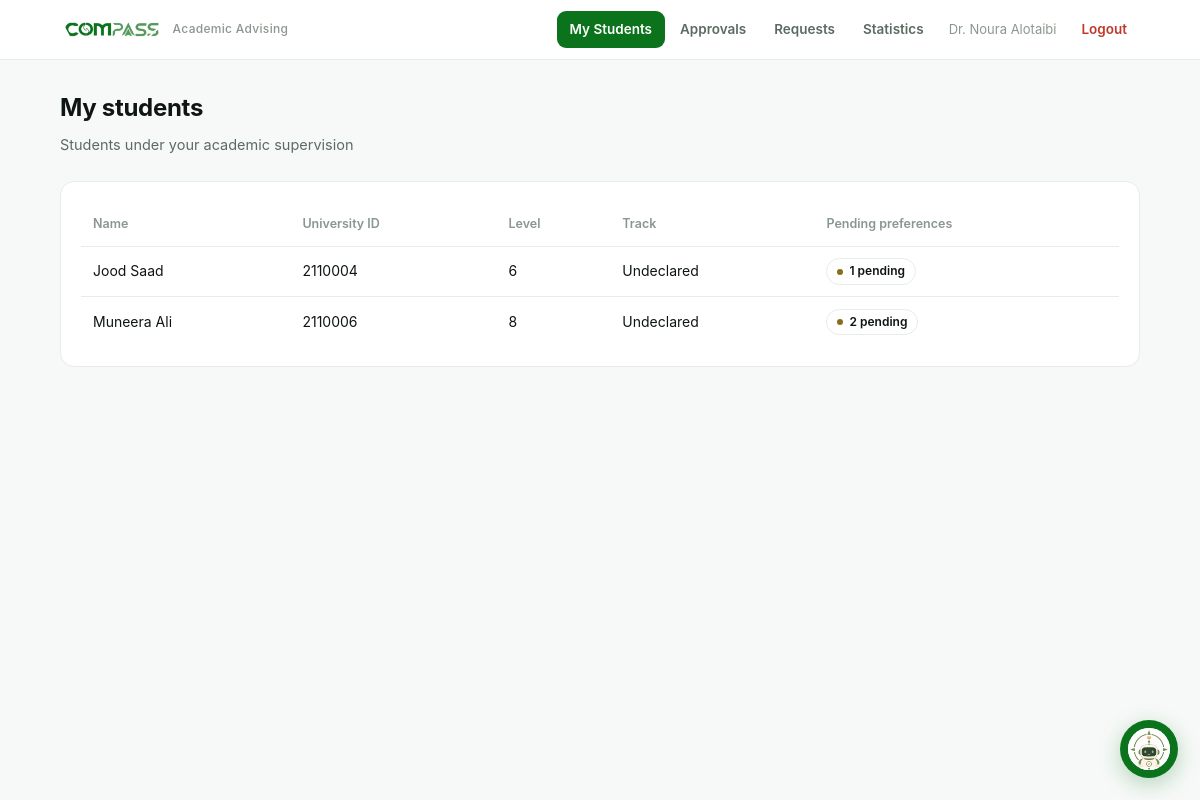
The app's page /advisor/students (signed in) with its own data.
### tables this page shows
CREATE TABLE users (
    id            INTEGER PRIMARY KEY AUTOINCREMENT,
    name          TEXT NOT NULL,
    email         TEXT NOT NULL UNIQUE,
    password_hash TEXT NOT NULL,
    role          TEXT NOT NULL CHECK(role IN ('student','advisor','admin'))
);

CREATE TABLE students (
    id                INTEGER PRIMARY KEY AUTOINCREMENT,
    user_id           INTEGER NOT NULL UNIQUE REFERENCES users(id),
    university_id     TEXT NOT NULL UNIQUE,
    level             INTEGER NOT NULL,
    track             TEXT,
    advisor_id        INTEGER REFERENCES users(id),
    admission_semester TEXT
);

### app.py (the view)
@app.route("/advisor/students")
@login_required("advisor")
def advisor_students():
    db = get_db()
    students = db.execute(
        """SELECT s.id, u.name, s.university_id, s.level, s.track,
                  (SELECT COUNT(*) FROM wishes w WHERE w.student_id=s.id AND w.status='pending') AS pending
           FROM students s JOIN users u ON u.id=s.user_id
           WHERE s.advisor_id=? ORDER BY s.level, u.name""",
        (session["uid"],),
    ).fetchall()
    return render_template("advisor_students.html", students=students)

### app.py (called while the page is built)
@app.context_processor
def inject_student_nav():
    active = ENDPOINT_TO_TASK.get(request.endpoint)
    if request.endpoint == "student_task":
        active = request.view_args.get("key")
    if request.endpoint == "student_override":  # waiver shares the merged sidebar item
        active = "schedule_waiver"
    return {"student_tasks": STUDENT_TASKS, "active_task": active}

def current_user():
    uid = session.get("uid")
    if not uid:
        return None
    return get_db().execute("SELECT * FROM users WHERE id=?", (uid,)).fetchone()

@app.context_processor
def inject_user():
    return {"user": current_user()}

def login_required(role=None):
    def deco(view):
        @functools.wraps(view)
        def wrapped(*args, **kwargs):
            u = current_user()
            if not u:
                return redirect(url_for("login"))
            if role and u["role"] != role:
                abort(403)
            return view(*args, **kwargs)
        return wrapped
    return deco

### db.py (called while the page is built)
def get_db():
    conn = sqlite3.connect(DB_PATH)
    conn.row_factory = sqlite3.Row
    conn.execute("PRAGMA foreign_keys = ON")
    return conn

### templates/advisor_students.html (shortened to what this page needs)
{% extends "base.html" %}
{% block content %}
<h1 class="page-title">My students</h1>
<p class="page-sub">Students under your academic supervision</p>
<div class="card table-wrap">
  <table>
    <thead><tr><th>Name</th><th>University ID</th><th>Level</th><th>Track</th><th>Pending preferences</th></tr></thead>
    <tbody>
      {% for s in students %}
      <tr>
        <td>{{ s['name'] }}</td>
        <td>{{ s['university_id'] }}</td>
        <td>{{ s['level'] }}</td>
        <td>{{ s['track'] or 'Undeclared' }}</td>
        <td>
          {% if s['pending'] %}
            <a href="{{ url_for('advisor_approvals') }}"><span class="badge pending">{{ s['pending'] }} pending</span></a>
          {% else %}
            <span class="mini">—</span>
          {% endif %}
        </td>
      </tr>
      {% endfor %}
    </tbody>
  </table>
</div>
{% endblock %}

### templates/base.html (shortened to what this page needs)
<!doctype html>
<html lang="en">
<head>
  <link rel="stylesheet" href="{{ url_for('static', filename='styles.css') }}?v=10">
</head>
<body>
  {% if user %}
  <header class="topbar">
    <div class="topbar-inner">
      <a class="brand" href="{{ url_for('about') }}">
        <img src="{{ url_for('static', filename='logo.png') }}" alt="COMPASS">
        <span class="sub">Academic Advising</span>
      </a>
      <nav class="nav">
        {% set ep = request.endpoint %}
        {% if user['role'] == 'advisor' %}
          <a href="{{ url_for('advisor_students') }}" class="{{ 'active' if ep=='advisor_students' }}">My Students</a>
          <a href="{{ url_for('advisor_approvals') }}" class="{{ 'active' if ep=='advisor_approvals' }}">Approvals</a>
          <a href="{{ url_for('advisor_requests') }}" class="{{ 'active' if ep=='advisor_requests' }}">Requests</a>
          <a href="{{ url_for('advisor_stats') }}" class="{{ 'active' if ep in ['advisor_stats','advisor_stats_course'] }}">Statistics</a>
        {% endif %}
        <span class="who">{{ user['name'] }}</span>
        <a href="{{ url_for('logout') }}" class="logout">Logout</a>
      </nav>
    </div>
  </header>
  {% endif %}
  {% if user and user['role'] == 'student' %}
  <div class="shell">
    <aside class="sidebar">
      <div class="sidebar-title">My Tasks</div>
      {% for sec in student_tasks %}
        {% set sec_open = active_task in (sec['items'] | map(attribute='key') | list) %}
        <div class="side-group {{ 'open' if sec_open }}">
          <button type="button" class="side-section" onclick="this.parentElement.classList.toggle('open')">
            <span>{{ sec['section'] }}</span><span class="chev">›</span>
          </button>
          <div class="side-items">
            {% for it in sec['items'] %}
              {% set href = url_for(it['endpoint']) if it['endpoint'] else url_for('student_task', key=it['key']) %}
              <a class="side-link {{ 'active' if active_task == it['key'] }}" href="{{ href }}">
                <span class="lbl">{{ it['label'] }}</span>
                {% if it['status'] == 'soon' %}<span class="soon-dot">Soon</span>{% endif %}
              </a>
            {% endfor %}
          </div>
        </div>
      {% endfor %}
    </aside>
    <main class="content">
      {% with messages = get_flashed_messages(with_categories=true) %}
        {% for category, msg in messages %}<div class="flash {{ category }}">{{ msg }}</div>{% endfor %}
      {% endwith %}
      {% block student_content %}{% endblock %}
    </main>
  </div>
  {% else %}
  <main class="container">
    {% block content %}{% endblock %}
  </main>
  {% endif %}
  {% include '_bot.html' %}
</body>
</html>

### static/styles.css (style rules this page uses)
:root { --ink:#0e1512; --muted:#5c6b62; --faint:#8a978e; --line:#e7ece8; --bg:#f7f9f8; --white:#ffffff; --panel:#f2f6f3; --accent:#0b731c; --accent-2:#159a2b; --accent-soft:#eaf6ec; --blue:#2c5aa0; --blue-bg:#eef2fb; --purple:#6b3fa0; --purple-bg:#f4eefb; --amber:#8a6d1a; --amber-bg:#f7f0dd; --danger:#c0392b; --danger-bg:#fdecea; --radius:14px; --mono:"SF Mono",ui-monospace,"JetBrains Mono",Menlo,monospace; }
* { box-sizing:border-box }
html,body { margin:0;padding:0 }
body { font-family:"Inter","Segoe UI",Tahoma,-apple-system,Arial,sans-serif; background:var(--bg);color:var(--ink);line-height:1.7;direction:ltr; -webkit-font-smoothing:antialiased; }
a { color:var(--accent);text-decoration:none }
.topbar { background:rgba(255,255,255,.92);backdrop-filter:blur(8px); border-bottom:1px solid var(--line);position:sticky;top:0;z-index:20 }
.topbar-inner { max-width:1120px;margin:0 auto;padding:11px 20px; display:flex;align-items:center;gap:16px;flex-wrap:wrap }
.brand { display:flex;align-items:center;gap:9px;font-weight:700;letter-spacing:.3px }
.brand img { height:22px }
.brand .sub { font-size:12px;color:var(--faint);font-weight:500 }
.nav { display:flex;gap:2px;flex-wrap:wrap;margin-inline-start:auto;align-items:center }
.nav a { padding:7px 13px;border-radius:9px;font-size:13.5px;font-weight:600;color:var(--muted) }
.nav a.active { background:var(--accent);color:#fff }
.nav .who { font-size:13px;color:var(--faint);padding:7px 10px }
.nav .logout { color:var(--danger) }
.container { max-width:1120px;margin:0 auto;padding:28px 20px 64px }
.page-title { font-size:24px;font-weight:750;letter-spacing:-.3px;margin:0 0 4px }
.page-sub { color:var(--muted);margin:0 0 24px;font-size:14.5px }
.card { background:var(--white);border:1px solid var(--line);border-radius:var(--radius); padding:20px;margin-bottom:16px }
table { width:100%;border-collapse:collapse;font-size:14px }
th,td { padding:11px 12px;text-align:left;border-bottom:1px solid var(--line) }
th { background:transparent;color:var(--faint);font-weight:600;font-size:12.5px; border-bottom:1px solid var(--line) }
tbody tr:last-child td { border-bottom:none }
.table-wrap { overflow-x:auto }
.badge { display:inline-flex;align-items:center;gap:6px;padding:2px 10px;border-radius:999px; font-size:12px;font-weight:600;background:transparent;color:var(--ink);border:1px solid var(--line) }
.badge::before { content:"";width:6px;height:6px;border-radius:50%;background:var(--faint);flex:0 0 auto }
.badge.pending::before { background:var(--amber) }

### records on screen
users: name "Dr. Noura Alotaibi"
students: name "Jood Saad", university_id "2110004", level "6", s "Undeclared", pending "1"
students: name "Muneera Ali", university_id "2110006", level "8", s "Undeclared", pending "2"
